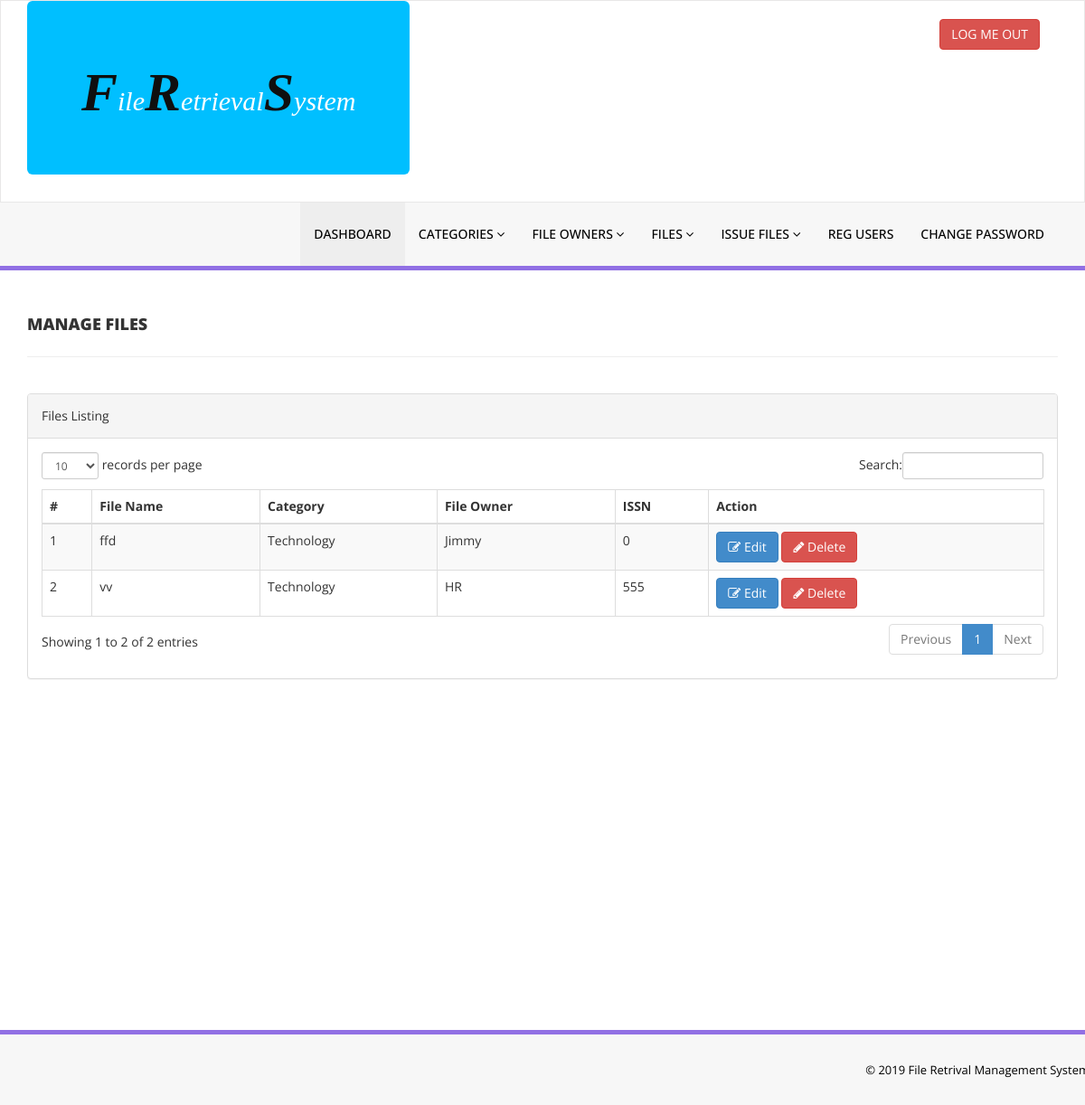
/frms/admin/manage-files.php (signed in), run on the app's committed database.
### tables this page shows
CREATE TABLE `tblfiles` (
  `id` int(11) NOT NULL,
  `FileName` varchar(255) DEFAULT NULL,
  `CatId` int(11) DEFAULT NULL,
  `OwnerId` int(11) DEFAULT NULL,
  `ISBNNumber` int(11) DEFAULT NULL,
  `RegDate` timestamp NULL DEFAULT current_timestamp(),
  `UpdateDate` timestamp NULL DEFAULT NULL
);

CREATE TABLE `tblcategory` (
  `id` int(11) NOT NULL,
  `CategoryName` varchar(150) DEFAULT NULL,
  `Status` int(1) DEFAULT NULL,
  `CreationDate` timestamp NULL DEFAULT current_timestamp(),
  `UpdationDate` timestamp NULL DEFAULT '0000-00-00 00:00:00' ON UPDATE current_timestamp()
);

CREATE TABLE `tblowners` (
  `id` int(11) NOT NULL,
  `OwnerName` varchar(159) DEFAULT NULL,
  `creationDate` timestamp NULL DEFAULT current_timestamp(),
  `UpdationDate` timestamp NULL DEFAULT NULL ON UPDATE current_timestamp()
);

### frms/admin/manage-files.php (the view, shortened to what this page needs)
<?php
include('includes/config.php');
if(strlen($_SESSION['alogin'])==0)
    {
header('location:index.php');
}
else{
    ?>
<!DOCTYPE html>
<html xmlns="http://www.w3.org/1999/xhtml">
<head>
    <link href="assets/css/bootstrap.css" rel="stylesheet" />
    <link href="assets/css/font-awesome.css" rel="stylesheet" />
    <link href="assets/js/dataTables/dataTables.bootstrap.css" rel="stylesheet" />
    <link href="assets/css/style.css" rel="stylesheet" />
</head>
<body>
<?php include('includes/header.php');?>
    <div class="content-wrapper">
         <div class="container">
        <div class="row pad-botm">
            <div class="col-md-12">
                <h4 class="header-line">Manage Files</h4>
    </div>
     <div class="row">
</div>
        </div>
            <div class="row">
                <div class="col-md-12">
                    <div class="panel panel-default">
                        <div class="panel-heading">
                           Files Listing
                        </div>
                        <div class="panel-body">
                            <div class="table-responsive">
                                <table class="table table-striped table-bordered table-hover" id="dataTables-example">
                                    <thead>
                                        <tr>
                                            <th>#</th>
                                            <th>File Name</th>
                                            <th>Category</th>
                                            <th>File Owner</th>
                                            <th>ISSN</th>
                                            <th>Action</th>
                                        </tr>
                                    </thead>
                                    <tbody>
<?php $sql = "SELECT tblfiles.FileName,tblcategory.CategoryName,tblowners.OwnerName,tblfiles.ISBNNumber,tblfiles.id as fileid from  tblfiles join tblcategory on tblcategory.id=tblfiles.CatId join tblowners on tblowners.id=tblfiles.ownerId";
$query = $dbh -> prepare($sql);
$query->execute();
$results=$query->fetchAll(PDO::FETCH_OBJ);
$cnt=1;
if($query->rowCount() > 0)
{
foreach($results as $result)
{               ?>
                                        <tr class="odd gradeX">
                                            <td class="center"><?php echo htmlentities($cnt);?></td>
                                            <td class="center"><?php echo htmlentities($result->FileName);?></td>
                                            <td class="center"><?php echo htmlentities($result->CategoryName);?></td>
                                            <td class="center"><?php echo htmlentities($result->OwnerName);?></td>
                                            <td class="center"><?php echo htmlentities($result->ISBNNumber);?></td>
                                            <td class="center">
                                            <a href="edit-file.php?fileid=<?php echo htmlentities($result->fileid);?>"><button class="btn btn-primary"><i class="fa fa-edit "></i> Edit</button>
                                          <a href="manage-files.php?del=<?php echo htmlentities($result->fileid);?>" onclick="return confirm('Are you sure you want to delete?');"" >  <button class="btn btn-danger"><i class="fa fa-pencil"></i> Delete</button>
                                            </td>
                                        </tr>
 <?php $cnt=$cnt+1;}} ?>
                                    </tbody>
                                </table>
                            </div>
                        </div>
                    </div>
                </div>
            </div>
    </div>
    </div>
  <?php include('includes/footer.php');?>
</body>
</html>
<?php } ?>

### frms/admin/assets/css/style.css (style rules this page uses)
.content-wrapper { margin-top: 40px; min-height:800px; padding-bottom:90px; }
.header-line { font-weight:900; padding-bottom:25px; border-bottom:1px solid #eeeeee; text-transform:uppercase; }
.pad-botm { padding-bottom:30px; }

### data on the page
tblfiles: FileName "ffd", tblcategory.CategoryName "Technology", OwnerId.OwnerName "Jimmy", ISBNNumber "0"
tblfiles: FileName "vv", tblcategory.CategoryName "Technology", OwnerId.OwnerName "HR", ISBNNumber "555"
